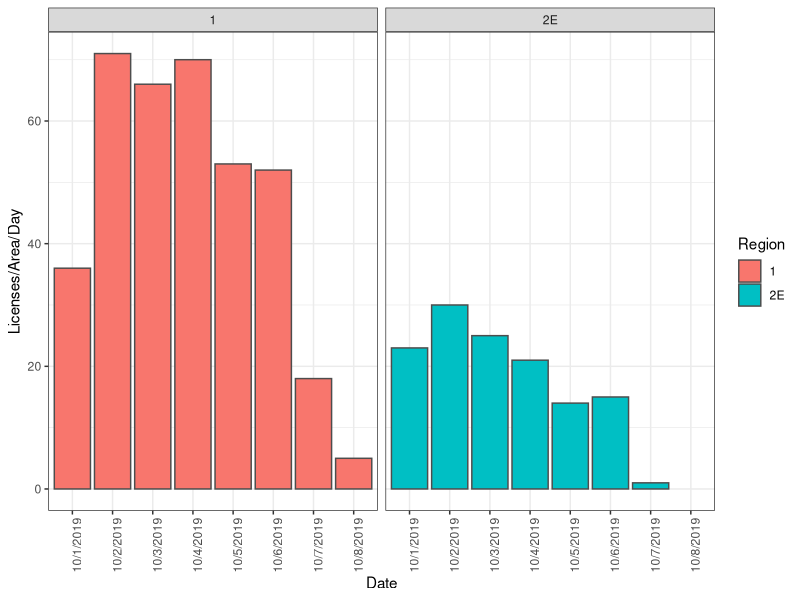
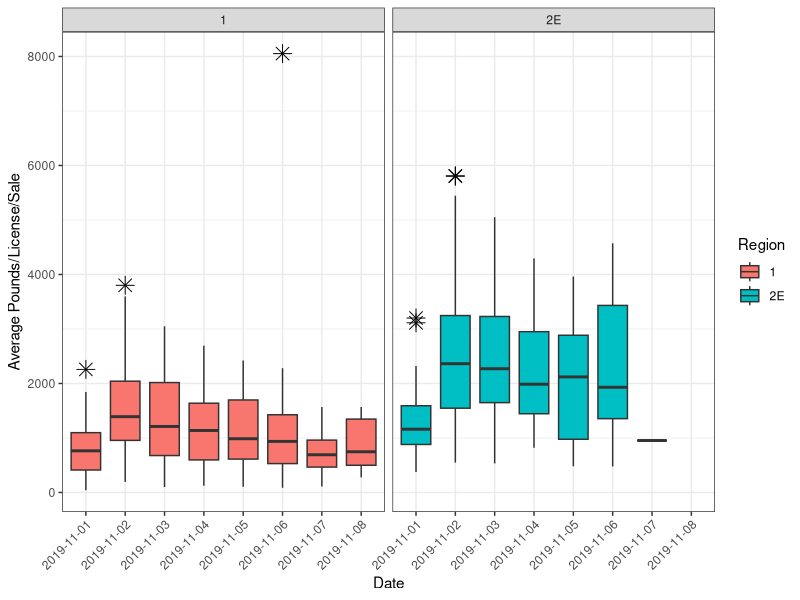
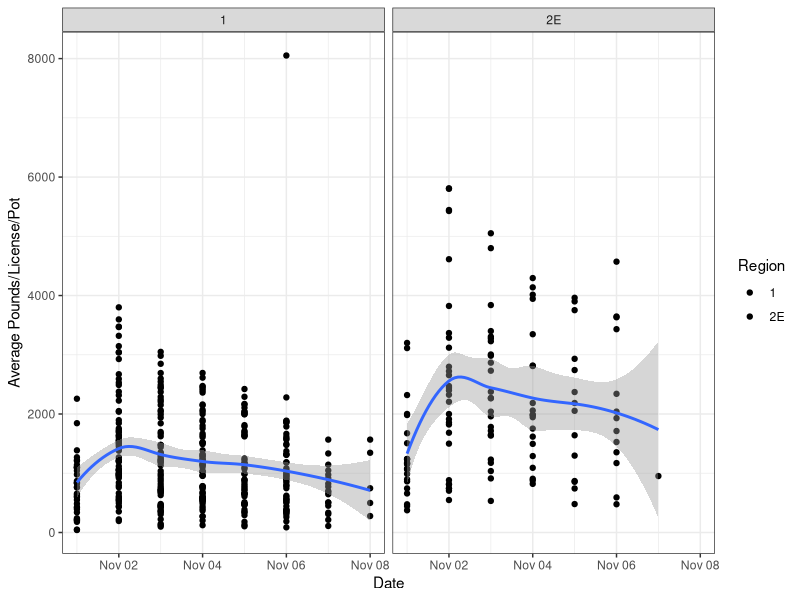
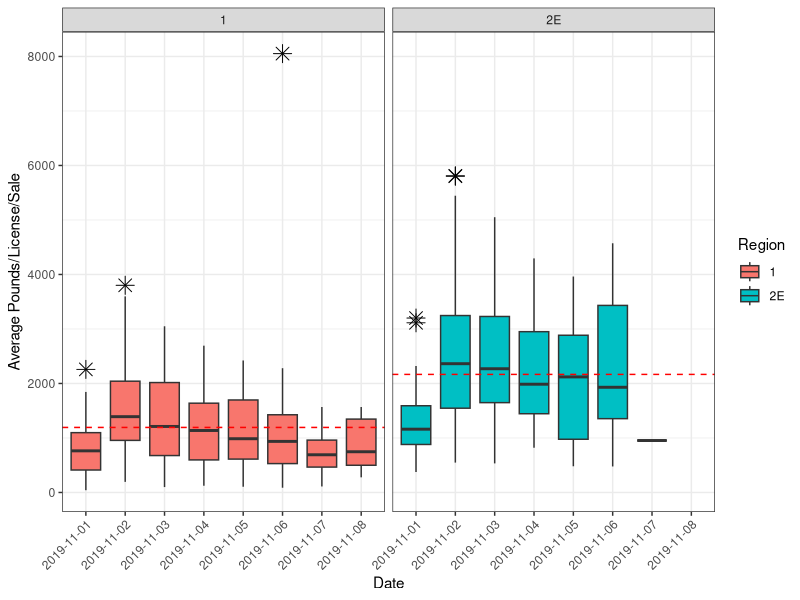
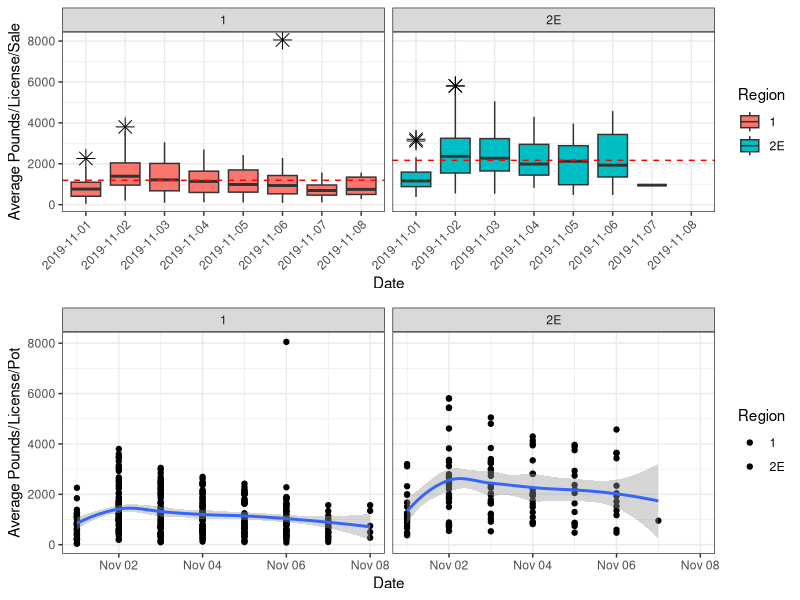

These figures' R source, in order:
##########################################################
# Running the WAFT fish ticket checker
# to look at landings 
# Created by: Katelyn Bosley
# Date: 10/8/2019
###########################################################

# This code is to replace the clunky spreadsheet set_up that Don R had for fish ticket reconciliation
# and it also works up the CPUE based on fish tickets

#load libraries
library(stringr)
library(dplyr)
library(tidyr)
library(ggplot2)
library(gridExtra)

###########################################################
#setwd
wd<-"D:\\R_Catch"
setwd(wd)


#read in data
raw<-read.csv("PS_Crab.csv")
head(raw)
sapply(raw,class)


#set number of pots per license and other specifications for the data
pots=50
year=2019
days=1:9

#select specific region
# 1 == yes, then enter the regions
# 0 == no
select.reg = 1

#if you area selecting regions, enter which regions
regs=c("1","2E")


#run the code
{

#enter the raw data
raw$Catch_Area_Code<-str_replace(raw$Catch_Area_Code," ", "")

raw<-raw[raw$Batch_year==year,]
raw<-raw[raw$Day%in%days,]


###########################################################
# Enter the regions table
reg<-read.csv("Region_Area.csv")
head(reg)
sapply(reg,class)
names(reg)[1]<-"Catch_Area_Code"

###########################################################
# merge all the data 
full.data<-merge(raw,reg,by='Catch_Area_Code')

#change the 2 to 2E
area2<-which(full.data$Region==2 & full.data$Split_SubUnit_Code=="E")
area3<-which(full.data$Region==2 & full.data$Split_SubUnit_Code=="W")

#look to see what area these 2 values are
#full.data[area2,]
full.data$Region[area2]="2E"
full.data$Region[area3]="2W"

if(select.reg == 1){full.data<-full.data[full.data$Region%in%regs,]}




full.data$Landing_Date_2=as.Date(full.data$Landing_Date, format = "%M/%d/%Y")
head(full.data)

#summarize by date
daily_sum_save<-full.data%>%group_by(Landing_Date,Region)%>%summarize(Total_Pounds = sum(Round_Lbs_Qty))
daily_FT_area_save<-spread(daily_sum_save,Region,Total_Pounds)
write.csv(daily_FT_area_save,paste0("Daily_FT_",year,".csv"))
        

#look at the number of liscense per area
daily_sum<-full.data%>%group_by(Landing_Date,Region)%>%summarize(Total_Pounds = sum(Round_Lbs_Qty),N=length(License_ID))
daily_sum_FT_save<-full.data%>%group_by(Landing_Date,Region)%>%summarize(Total_Pounds = sum(Round_Lbs_Qty))
daily_FT_area<-spread(daily_sum,Region,Total_Pounds)

#
boats.area<-ggplot(daily_sum, aes(x = as.factor(Landing_Date), y=N)) +
  geom_bar(aes(fill=Region),col="grey30",stat="identity", position = 'dodge')+
  theme_bw()+
  ylab("Licenses/Area/Day")+
  xlab("Date")+
  facet_wrap(~Region)+
  theme(axis.text.x = element_text(angle = 90, vjust = 1, hjust=1))
boats.area

ggsave(paste0("Licenses_per_Area_",year,".pdf"))


#looking at the number of liscences fishing per area per day

#calculate the CPUE
daily_cpue<-full.data%>%group_by(Landing_Date_2,License_ID, Region)%>%summarize(Total_Pounds = sum(Round_Lbs_Qty))
daily_cpue

#
daily_cpue_FT<-full.data%>%group_by(Landing_Date_2,License_ID,Fish_Ticket_Num,Region)%>%summarize(Total_Pounds = sum(Round_Lbs_Qty),N=length(License_ID))
daily_cpue_FT

#look<-which(daily_cpue_FT$License_ID==56075)
#daily_cpue_FT[look,]

t.cpue<-ggplot(daily_cpue_FT, aes(x = as.factor(Landing_Date_2), y =Total_Pounds)) +
  geom_boxplot(aes(fill = Region),outlier.colour="black", outlier.shape=8,
               outlier.size=4)+
  theme_bw()+
  ylab("Pounds/License/Day")+
  xlab("Date")+
  facet_wrap(~Region)+
  theme(axis.text.x = element_text(angle = 90, vjust = 1, hjust=1))
#t.cpue


sale.cpue<-ggplot(daily_cpue_FT, aes(x = as.factor(Landing_Date_2), y=Total_Pounds)) +
  geom_boxplot(aes(fill = Region),outlier.colour="black", outlier.shape=8,
             outlier.size=4)+
  theme_bw()+
  ylab("Average Pounds/License/Sale")+
  xlab("Date")+
  facet_wrap(~Region)+
  theme(axis.text.x = element_text(angle = 45, vjust = 1, hjust=1))
sale.cpue

#t.cpue
ggsave(paste0("Comm_Crab_CPUE_",year,".pdf"))


#another approach
pot.cpue_2<-ggplot(daily_cpue_FT, aes(x = Landing_Date_2, y =Total_Pounds)) +
  geom_point(aes(fill = Region))+
  stat_smooth(method = "loess")+
  theme_bw()+
  ylab("Average Pounds/License/Pot")+
  xlab("Date")+
  facet_wrap(~Region)

pot.cpue_2

ggsave(paste0("Comm_Crab_CPUE_model_",year,".pdf"))


#mean CPUE
CPUE_summary<-daily_cpue_FT%>%group_by(Region)%>%summarize(Mean_CPUE=mean(Total_Pounds))
CPUE_summary$Mean_by_pot<-CPUE_summary$Mean_CPUE/pots
print.data.frame(CPUE_summary)
write.csv(CPUE_summary,paste0("CPUE_Summary_",year,".csv"))


sale.cpue<-sale.cpue+geom_hline(data=CPUE_summary,aes(yintercept=Mean_CPUE), color="red",lty=2)
ggsave(paste0("Comm_Crab_CPUE_",year,".pdf"))


pdf(paste0("all_CPUE_",year,".pdf"),paper="letter")
grid.arrange(sale.cpue, pot.cpue_2,nrow=2)
dev.off()

}

